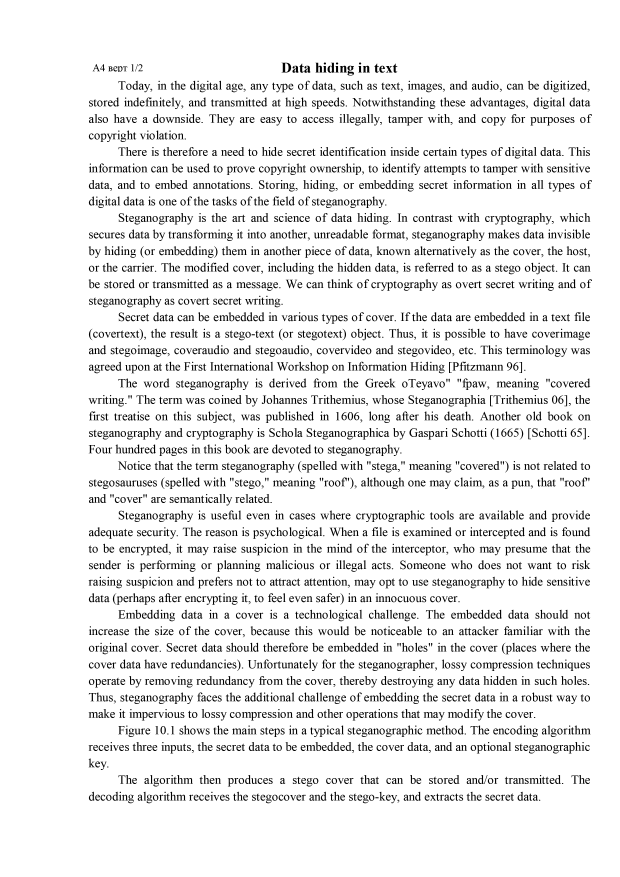
#> input picture original_documents/1.png, 2480 x 3508 px (shown at 1/4 size)
$ python -i orientation.py   (imports and definitions only)
#> lines starting #> are read from the running program, lines starting #| are printed output that depends on the picture; after the words box and inside, x2 and y2 are one past the last pixel; in counts of white or black regions, pixels touching at a corner belong together
#> further down, picture is the input picture: shape (3508, 2480, 3); min 0, max 255, mean 235.1
### lines_processing.py
import cv2
import numpy as np

from image_processing import *

# ////////////////////////////////////////////////////////////////
# Инструменты поиска строк

def find_most_dense_region(image, region_height=50):
    """
    Находит участок с наибольшей плотностью пикселей (одну строку).

    :param image: Изображение в градациях серого.
    :param region_height: Высота участка для анализа.
    :return: Координаты участка (y_start, y_end).
    """
    # Адаптивная бинаризация
    binary = cv2.adaptiveThreshold(
        image, 255, cv2.ADAPTIVE_THRESH_GAUSSIAN_C, cv2.THRESH_BINARY_INV, 11, 2
    )

    # Вертикальная проекция (сумма пикселей по строкам)
    vertical_projection = np.sum(binary, axis=1)

    # Находим участок с наибольшей плотностью
    max_density = 0
    best_row = 0

    for row in range(len(vertical_projection) - region_height):
        density = np.sum(vertical_projection[row:row + region_height])
        if density > max_density:
            max_density = density
            best_row = row

    return best_row, best_row + region_height

def is_mostly_black_line(line, threshold=0.02):
    """
    Проверяет, является ли строка "почти черной" (менее 2% белых пикселей).

    :param line: Изображение строки.
    :param threshold: Порог для процента белых пикселей (по умолчанию 2%).
    :return: True, если строка "почти черная", иначе False.
    """

    _, line = cv2.threshold(line, 127, 255, cv2.THRESH_BINARY)
    # Подсчитываем количество белых пикселей
    white_pixels = np.sum(line == 255)

    # Общее количество пикселей в строке
    total_pixels = line.size

    # Вычисляем процент белых пикселей
    white_percentage = white_pixels / total_pixels

    # Проверяем, меньше ли процент белых пикселей порога
    return white_percentage < threshold

def find_lines(image, line_width=60):
    """
    Находит строки с текстом в документе

    :param image: Изображение в градациях серого.
    :return: (lines, count)
    :lines: массив "строк"
    :count: их количество
    """
    image_cp = image.copy()

    # Удаление белых краев
    image_cp = remove_white_margins(image_cp)

    image_cp = cv2.bitwise_not(image_cp)
    # Копия изображения для закрашивания
    working_image = image_cp.copy()

    count = 0
    lines = []

    while (True):
        # Находим участок с наибольшей плотностью белых пикселей
        y_start, y_end = find_most_dense_region(working_image, line_width)

        # Вытаскиваем линию
        line = image_cp[y_start:y_end, :]

        # Если найденная линия "практически черная", прекращаем поиск
        if (is_mostly_black_line(line)):
            return (lines, count)

        lines.append(line)

        # Закрашиваем найденную строку черным цветом чтобы больше не находить ее
        working_image[y_start:y_end, :] = 0
        count += 1

# ////////////////////////////////////////////////////////////////
# Определение ориентации линии с помощью анализа точек и запятых

def find_dots_and_commas(image):
    """
    Находит точки и запятые в строке.

    :param image: Изображение строки.
    :return: Список координат точек и запятых (y-координаты).

    Оставлены некоторые закомментированые куски кода, которые еще могут пригодиться для отладки
    """
    image_cp = image.copy()

    # Бинаризация изображения (текст белый, фон черный)
    _, image_cp = cv2.threshold(image_cp, 127, 255, cv2.THRESH_BINARY)
    # image = cv2.medianBlur(image, 5)

    # kernel = np.ones((3, 3), np.uint8)
    # morphed = cv2.morphologyEx(binary, cv2.MORPH_OPEN, kernel)

    # Находим контуры
    contours, _ = cv2.findContours(image_cp, cv2.RETR_EXTERNAL, cv2.CHAIN_APPROX_SIMPLE)

    # Создаем копию изображения для отрисовки контуров
    # output_image = cv2.cvtColor(image, cv2.COLOR_GRAY2BGR)  # Преобразуем в цветное изображение

    # Фильтруем контуры по размеру и рисуем их
    min_area = 10  # Минимальная площадь контура (исключает шумы)
    max_area = 40  # Максимальная площадь контура (исключает слишком большие объекты)

    dots_and_commas = []

    """
    По скольку шрифты и стили текста могут быть разными, алгоритм проводит поиск знаков препинания в некоторых "разумных" пределах
    Точки и запятые ищутся до тех пор пока размер объекта не станет слишком большим, или не будет найдена хотя бы одна
    В противном случае будет возвращен пустой массив и данная строка не будет учтена.
    Сделано это во избежание ситуации, когда за знак препинания будет ошибочно принят совсем другой символ (например съехавшая буква)
    """
    while (len(dots_and_commas) == 0 and max_area != 70):
        for contour in contours:
            # print(1)
            area = cv2.contourArea(contour)

            # Игнорируем слишком маленькие и слишком большие контуры
            if min_area < area < max_area:

                x, y, w, h = cv2.boundingRect(contour)
                simb = image_cp[:, x:x+w]
                # simb_cp = simb.copy()

                # суть первой проверки: если выделить вертикальную полосу в которой предположительно
                # находится точка и закрасить черным область в которой она располагается, то полоса должна стать черной
                simb[y:y+h, :w] = 0
                if (is_mostly_black_line(simb) and h // w <= 2 and h // w >= 1):

                    # [14 lines of commented-out code are left out]

                    dots_and_commas.append(y + h)  # Нижняя граница контура
                    # cv2.drawContours(output_image, [contour], -1, (0, 255, 0), 2)  # Зеленый цвет, толщина линии 2
        max_area += 5

    # print(f"count of dots - {len(dots_and_commas)}")
    # show_image(output_image)

    return dots_and_commas

def is_line_upside_down(line):
    """
    Определяет, перевернут ли текст в строке.

    :param line: Изображение строки.
    :return: True, если текст перевернут, иначе False.
    """
    # Находим точки и запятые
    dots_and_commas = find_dots_and_commas(line)

    if len(dots_and_commas) == 0:
        # print("no dots and commas")
        return -1  # Эту строку не будем учитывать

    # Средняя позиция точек и запятых
    mean_position = np.mean(dots_and_commas)

    # Высота строки
    height = line.shape[0]

    # Если средняя позиция в верхней половине строки, текст перевернут
    if mean_position < height // 2:
        return 1 # строка перевернута
    else:
        return 0 # строка в нормальной ориентации


# ////////////////////////////////////////////////////////////////
# Определение ориентации линии с помощью анализа верхней и нижней половин строк
# (оказался менее надежным, поэтому был заменён)

# [29 lines left out: function is_line_upside_down_old, not called in this run]

# ////////////////////////////////////////////////////////////////

def detect_line_height(image):
    """
    Данная функция принимает на вход документ в виде изображения и вычисляет среднюю высоту строки

    :image - изображение, должно быть открыть в черно-белом формате
    :return: average_height - средняя высота строки
    """
    # Преобразование в оттенки серого
    # gray = cv2.cvtColor(image, cv2.COLOR_BGR2GRAY)

    # Размытие для уменьшения шума
    blurred = cv2.GaussianBlur(image, (5, 5), 0)

    # Бинаризация
    _, binary = cv2.threshold(blurred, 0, 255, cv2.THRESH_BINARY_INV + cv2.THRESH_OTSU)

    # Морфологические операции для объединения контуров
    kernel = np.ones((5, 5), np.uint8)
    dilated = cv2.dilate(binary, kernel, iterations=2)
    eroded = cv2.erode(dilated, kernel, iterations=1)

    # Поиск контуров
    contours, _ = cv2.findContours(eroded, cv2.RETR_EXTERNAL, cv2.CHAIN_APPROX_SIMPLE)

    # Группировка контуров по строкам
    bounding_boxes = [cv2.boundingRect(c) for c in contours]
    bounding_boxes.sort(key=lambda x: x[1])  # Сортировка по Y (высоте)
    lines = []
    current_line = [bounding_boxes[0]]
    for box in bounding_boxes[1:]:
        x, y, w, h = box
        last_x, last_y, last_w, last_h = current_line[-1]
        if abs(y - last_y) < 20:  # Если контуры находятся на одной строке (порог 20 пикселей)
            current_line.append(box)
        else:
            lines.append(current_line)
            current_line = [box]
    lines.append(current_line)  # Добавить последнюю строку

    # Вычисление высоты строк
    line_heights = []
    for line in lines:
        heights = [box[3] for box in line]  # Высота каждого контура в строке
        avg_line_height = sum(heights) / len(heights)  # Средняя высота строки
        line_heights.append(avg_line_height)

    # Фильтрация шумов (если есть слишком маленькие или большие строки)
    min_line_height = 10  # Минимальная высота строки
    max_line_height = 100  # Максимальная высота строки
    filtered_heights = [h for h in line_heights if min_line_height <= h <= max_line_height]

    # Вывод средней высоты строк
    if filtered_heights:
        average_height = (1.5 * sum(filtered_heights) / len(filtered_heights))
        # print(f"Средняя высота строк: {average_height}")
        return int(average_height)
    else:
        # print("Контуры не найдены")
        return 60

    # [19 lines of commented-out code are left out]

### image_processing.py
import cv2
import numpy as np

# [37 lines left out: function resize_image_proportional, not called in this run]

def remove_white_margins(image):
    """
    Удаляет пустые области вокруг текста.
    """
    # Бинаризация изображения
    _, binary = cv2.threshold(image, 250, 255, cv2.THRESH_BINARY_INV)

    # Нахождение контуров
    contours, _ = cv2.findContours(binary, cv2.RETR_EXTERNAL, cv2.CHAIN_APPROX_SIMPLE)

    # Нахождение ограничивающей рамки для всех контуров
    x, y, w, h = cv2.boundingRect(np.vstack(contours))

    # Обрезка изображения
    cropped = image[y:y+h, x:x+w]

    return cropped


def rotate_image_90(image):
    rotated_image = cv2.rotate(image, cv2.ROTATE_90_CLOCKWISE)
    return rotated_image

# [4 lines left out: function show_image, not called in this run]

### orientation.py
import cv2
import numpy as np

from image_processing import *
from lines_processing import *

def orientation_detect(image):
    """
    это основная функция.

    image: входное изображение. должно быть открыто

    return: возвращает кортеж (orientation, angle)
    orientation: ориентация документа (портретная или альбомная)
    angle: угол на который необходимо повернуть документ для нормализации
    """

    if image is None:
        print("Ошибка: изображение не загружено.")
        return


    angle = 0
    orientation = ''
    working_image = cv2.cvtColor(image, cv2.COLOR_BGR2GRAY)

    # проверяется правильность ориентации букв.
    # на данном этапе случаи поворота на 0 и 180 и на 90 и 270 градусов между собой не различимы
    if not is_text_orientation_right(working_image):
        # print('rotate')
        working_image = rotate_image_90(working_image)
        angle += 90
    # получаем документ который однозначно повернут на 0 или 180 градусов

    (w, h) = get_horizontal_bounding_box(working_image)

    # у текста с портретной ориентацией высота ограничивающей рамки больше чем ее ширина (и наоборот)
    if h > w:
        orientation = "portrait"
    else:
        orientation = "albumn"

    # если текст все же перевернут, добавляем 180 к углу поворота
    if (is_text_upside_down(working_image)):
        angle += 180

    return (orientation, angle)

def is_text_orientation_right(image):

    """
    Метод основан на том, что в английском и русском языках количество вертикальных составляющих
    букв значительно больше чем количество горизонтальных составляющих
    """

    # Размытие для уменьшения шума
    blurred_image = cv2.GaussianBlur(image, (5, 5), 0)

    # Ядра для вертикальных и горизонтальных линий (использованы стандартные ядра, взятые из интеренета)
    kernel_vertical = np.array([[-1, 0, 1],
                                [-2, 0, 2],
                                [-1, 0, 1]])

    kernel_horizontal = np.array([[-1, -2, -1],
                                [ 0,  0,  0],
                                [ 1,  2,  1]])

    # Применение свертки
    vertical_lines = cv2.filter2D(blurred_image, -1, kernel_vertical)
    horizontal_lines = cv2.filter2D(blurred_image, -1, kernel_horizontal)

    # Пороговая обработка
    _, vertical_thresh = cv2.threshold(vertical_lines, 50, 255, cv2.THRESH_BINARY)
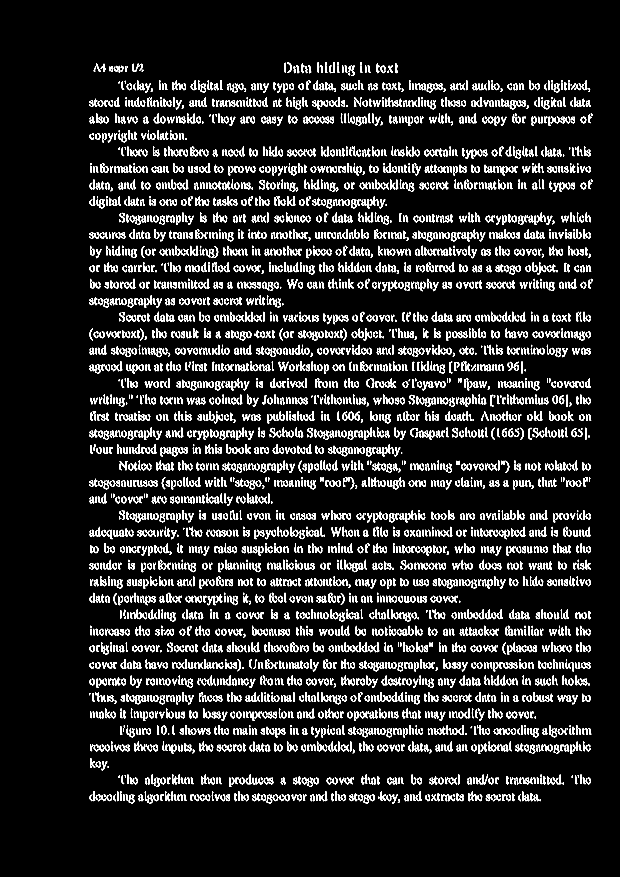
#> vertical_thresh: shape (3508, 2480) (shown at 1/4 size); 8.6% white; 7246 white regions (404 under 20 px), largest, box (x1, y1, x2, y2) and area: (1888, 1313, 1908, 1353) 321, (1119, 1644, 1139, 1684) 321, (2042, 2040, 2062, 2080) 321
    _, horizontal_thresh = cv2.threshold(horizontal_lines, 50, 255, cv2.THRESH_BINARY)

    # Удаляем пересечение множеств, чтобы полностью отделить вертикальные линии от горизонтальных

    # Нахождение пересечения
    intersection = cv2.bitwise_and(vertical_thresh, horizontal_thresh)

    # Вычитание пересечения из каждого массива
    vertical_unique = cv2.bitwise_and(vertical_thresh, cv2.bitwise_not(intersection))
    horizontal_unique = cv2.bitwise_and(horizontal_thresh, cv2.bitwise_not(intersection))
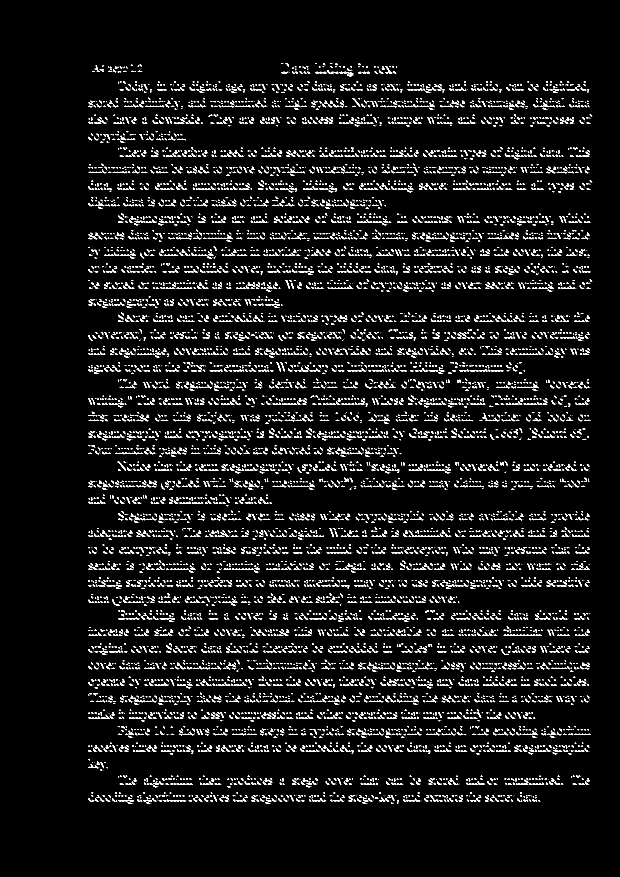
#> horizontal_unique: shape (3508, 2480) (shown at 1/4 size); 4.5% white; 15371 white regions (7478 under 20 px), largest, box (x1, y1, x2, y2) and area: (928, 2274, 1015, 2279) 278, (1695, 2142, 1758, 2147) 199, (2090, 1414, 2153, 1419) 197
    # (приятный бонус - мы сразу получаем инвертированные изображение, так как белый фон - тоже общий, и мы его отсекаем)

    # Подсчет белых пикселей
    white_vertical = cv2.countNonZero(vertical_unique)
#> white_vertical = 536238
    white_horizontal = cv2.countNonZero(horizontal_unique)
#> white_horizontal = 387861

    # Определение ориентации
    if white_vertical < white_horizontal:
        return False
    else:
        return True

def get_horizontal_bounding_box(image):

    """
    Вспомогательная функция для определения ориентации
    Ограничивает весь документ рамкой и возвращает ее длину и ширину
    """

    # Применение адаптивной бинаризации
    binary = cv2.adaptiveThreshold(
        image, 255, cv2.ADAPTIVE_THRESH_GAUSSIAN_C, cv2.THRESH_BINARY_INV, 11, 2
    )

    # Поиск контуров
    contours, _ = cv2.findContours(binary, cv2.RETR_EXTERNAL, cv2.CHAIN_APPROX_SIMPLE)
#> contours = 3350 contours, 257 with area under 20; largest, box (x1, y1, x2, y2) and area: (1125, 251, 1165, 290) 1102, (1318, 2109, 1389, 2145) 746, (2146, 468, 2212, 502) 692, (1310, 251, 1339, 291) 690, (1390, 263, 1416, 302) 662

    # Если контуры не найдены, возвращаем ошибку
    if not contours:
        print("Контуры не найдены. Возможно, документ пуст.")
        return

    # Объединяем все контуры в один
    all_contours = np.vstack(contours)
#> all_contours = contour of 129008 points, box (x1, y1, x2, y2) (354, 250, 2368, 3213), area 847570

    # Вычисляем ограничивающую рамку
    x, y, w, h = cv2.boundingRect(all_contours)
#> x = 354; y = 250; w = 2014; h = 2963
#> in orientation_detect, `(w, h) = get_horizontal_bounding_box(working_image)`: w = 2014; h = 2963

    return (w, h)


def is_text_upside_down(image):

    """
    функция определяющая перевернут ли текст документа на 180 градусов

    принцип: текст разбивается на строки и каждая строка обрабатывается отдельно.
    в результате ориентация всего документа определяется по большинству
    """

    lines, lines_count = find_lines(image, detect_line_height(image))
#> in detect_line_height, `eroded = cv2.erode(dilated, kernel, iterations=1)`:
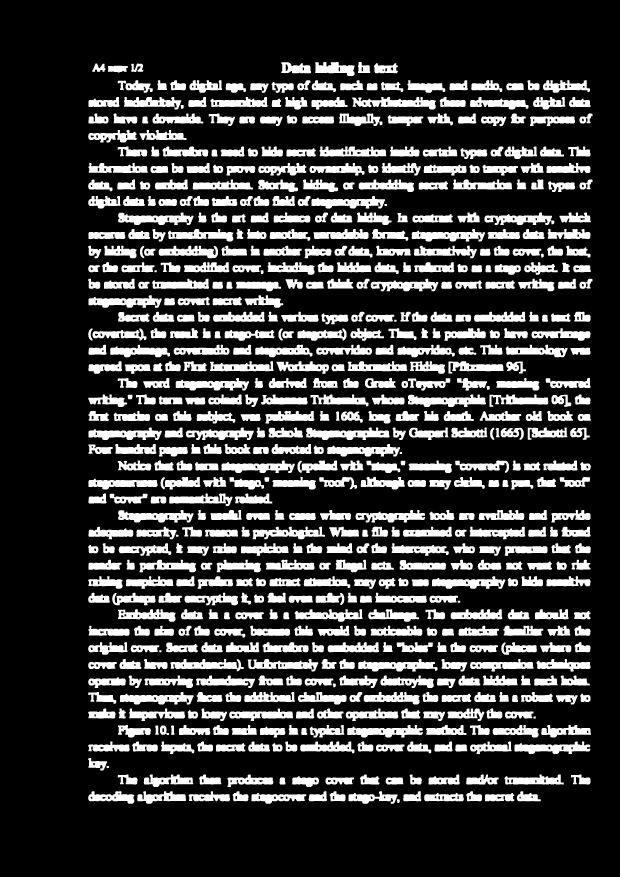
#> eroded: shape (3508, 2480) (shown at 1/4 size); 21.6% white; 637 white regions
#> in detect_line_height, `contours, _ = cv2.findContours(eroded, cv2.RETR_EXTERNAL, cv2.CHAIN_AP..`: contours = 637 contours; largest, box (x1, y1, x2, y2) and area: (1225, 1710, 1558, 1760) 9620, (1632, 1578, 1944, 1628) 9066, (1409, 388, 1743, 438) 8998, (473, 2040, 774, 2090) 8742, (473, 850, 774, 900) 8742
#> in detect_line_height, `bounding_boxes = [cv2.boundingRect(c) for c in contours]`: bounding_boxes = 637 items, first 6: (1588, 3197, 11, 15), (1940, 3172, 117, 33), (1697, 3172, 158, 33), (1006, 3172, 219, 43), (2068, 3165, 95, 40), (1865, 3165, 63, 40)
#> in detect_line_height, `current_line = [bounding_boxes[0]]`: current_line = [(1432, 248, 49, 44)]
#> the loop in detect_line_height, `for box in bounding_boxes[1:]:` made 636 passes
#> (x, y, w, h, last_x, last_y, last_w, last_h) on passes 1 to 4: (1261, 248, 157, 56, 1432, 248, 49, 44), (1125, 249, 119, 44, 1261, 248, 157, 56), (1496, 253, 95, 40, 1125, 249, 119, 44), (525, 254, 48, 34, 1496, 253, 95, 40)
#> the loop in detect_line_height, `for line in lines:` made 59 passes
#> line on passes 4, 6, 11, 15: [(723, 420, 12, 15)], [(558, 520, 188, 40), (353, 520, 194, 50)], [(1538, 816, 10, 8)], [(2164, 1015, 11, 15)]
#> the loop in find_lines, `while (True):` made 45 passes
#> pass 1, in find_most_dense_region, `binary = cv2.adaptiveThreshold( image, 255, cv2.ADAPTIVE_THRESH_GAUSSI..`:
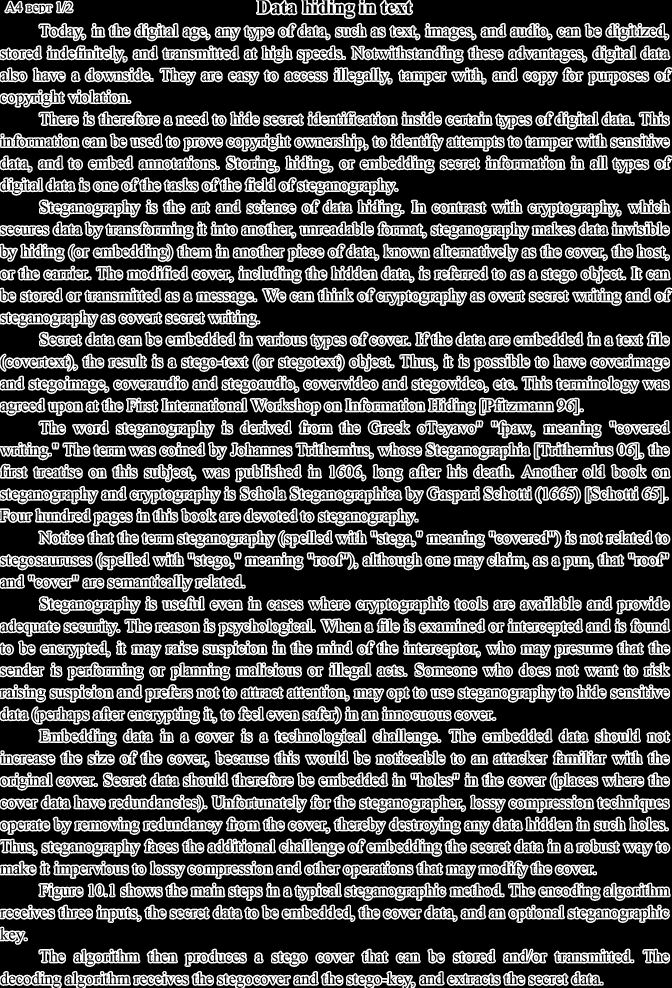
#> binary: shape (2963, 2014) (shown at 1/3 size); 28.2% white; 2036 white regions, largest, box (x1, y1, x2, y2) and area: (1052, 136, 1391, 191) 7619, (868, 1458, 1207, 1513) 7250, (1276, 1326, 1593, 1381) 6718
#> after the loop in find_lines, `while (True):`:
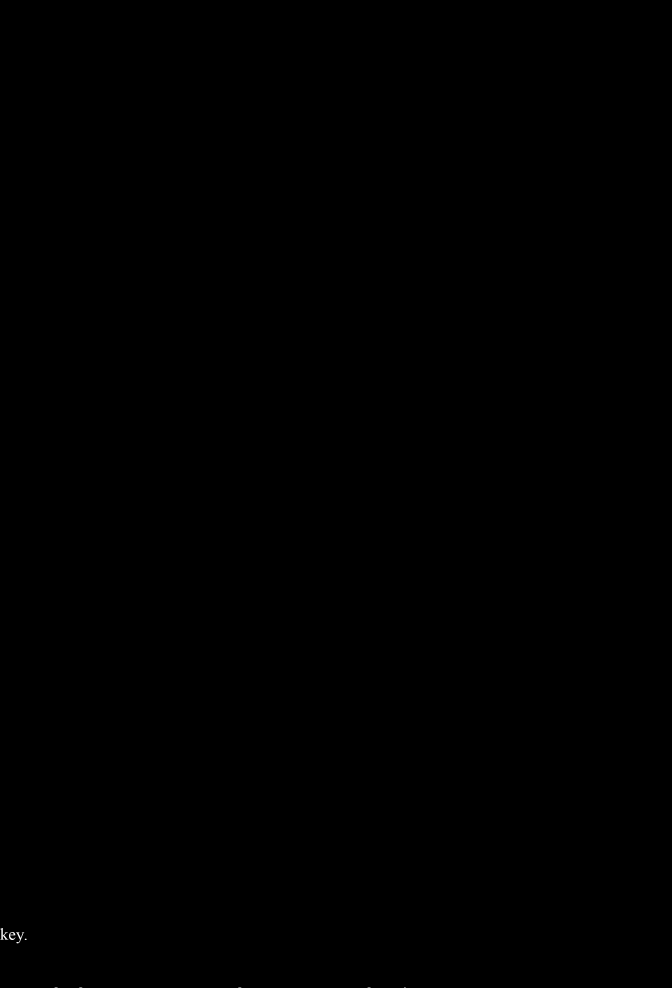
#> working_image: shape (2963, 2014) (shown at 1/3 size); min 0, max 255, mean 0
    # lines, lines_count = find_lines(image)

    # print(f"lines count - {lines_count}")

    # Счетчик перевернутых строк
    upside_down_count = 0
    total_lines = 0

    # Анализируем строки, пока не будут обработаны все
    for line in lines:
        # Анализируем строку
        is_line_UD = is_line_upside_down(line)

        if is_line_UD == 1:
            # print('Line is upside-down')
            upside_down_count += 1
            total_lines += 1

        elif is_line_UD == 0:
            # print('line is normal')
            total_lines += 1
#> this loop made 44 passes

        # show_image(line, name="line")

    # print(f"upside_down_count {upside_down_count} total_lines {total_lines}")
    # Если большинство строк перевернуто, считаем весь текст перевернутым
    if upside_down_count > total_lines / 2:
        return True  # Текст перевернут
    else:
        return False  # Текст в нормальной ориентации

# [8 lines of commented-out code are left out]

>>> import cv2
>>> picture = cv2.imread('original_documents/1.png')
>>> result = orientation_detect(picture)
